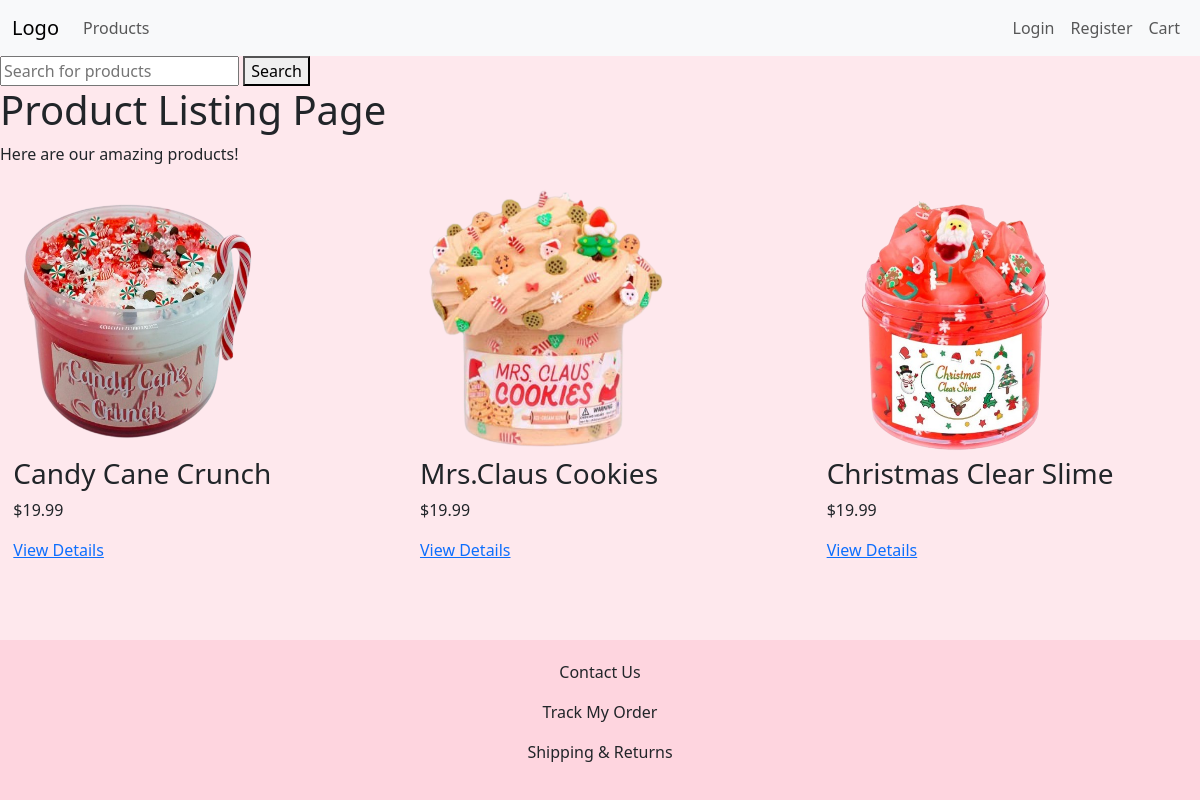
/listing, run on the app's committed database.
### models.py (models this page shows)
class Product(db.Model):
    __tablename__ = 'products'  # Define table name in the database
    id = db.Column(db.Integer, primary_key=True)  # Primary key for product
    name = db.Column(db.String(100), nullable=False)  # Product name
    description = db.Column(db.Text, nullable=False)  # Detailed product description
    price = db.Column(db.Float, nullable=False)  # Product price
    stock = db.Column(db.Integer, nullable=False)  # Quantity available in stock
    image_url = db.Column(db.String(500))  # Store the image file path
    category = db.Column(db.String, nullable=False)  # Product category

### app.py (the view)
@app.route("/listing")
def listing():
    all_products = Product.query.all()
    return render_template("listing.html", products=all_products)

### templates/listing.html (shortened to what this page needs)
{% extends "layout.html" %}
{% block body %}
<body>
    <h1>Product Listing Page</h1>
    <p>Here are our amazing products!</p>
    <div id="list">
        {% for product in products %}
        <div class="product-item">
            <img src="{{ url_for('static', filename='images/' + product.image_url.split('/')[-1]) }}" alt="{{ product.name }}">
            <h3>{{ product.name }}</h3>
            <p>${{ product.price }}</p>
            <a href="/product/{{ product.id }}">View Details</a>
        </div>
        {% else %}
        <p>No products available at the moment.</p>
        {% endfor %}
    </div>
</body>
{% endblock %}

### static/styles.css (style rules this page uses)
body { display: flex; flex-direction: column; height: 100vh; }
#list { display: flex; flex-direction: row; justify-content: space-around; gap: 20px; flex-wrap: wrap; flex: 3; }
.product-item { display: flex; flex-direction: column; width: 30%; }
.product-item img { width: 70%; height: 60%; }

### data on the page
Product: image_url (picture), name "Candy Cane Crunch", price "19.99"
Product: image_url (picture), name "Mrs.Claus Cookies", price "19.99"
Product: image_url (picture), name "Christmas Clear Slime", price "19.99"
